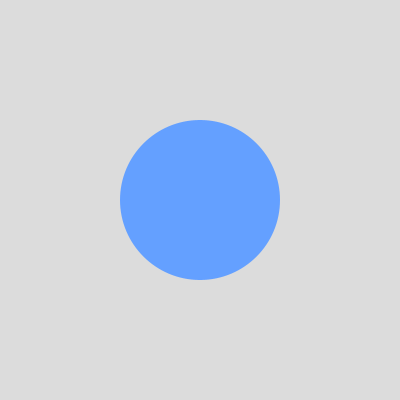
Frame 1 (no input)
Frame 60 (the mouse pressed at the canvas centre just before this capture): identical to frame 1, image omitted
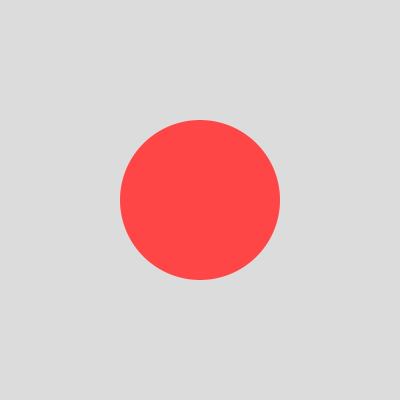
Frame 120 (the mouse held since frame 60 and released just before this capture)

The Processing sketch that drew these frames (run headless with seeded random() and noise(); from frame 60 on, the mouse is pressed at the canvas centre):

// Processing sketch: hover-color
// ── hover-color.pde
// Hover Color
// One shape, one question: is the mouse inside it?
// If yes, the circle turns red. If no, it stays its normal color.

void setup() {
  size(400, 400);
}

void draw() {
  background(220);

  boolean isHovering = dist(mouseX, mouseY, width / 2, height / 2) < 80;

  if (isHovering) {
    fill(255, 70, 70);
  } else {
    fill(100, 160, 255);
  }
  noStroke();
  ellipse(width / 2, height / 2, 160, 160);
}
